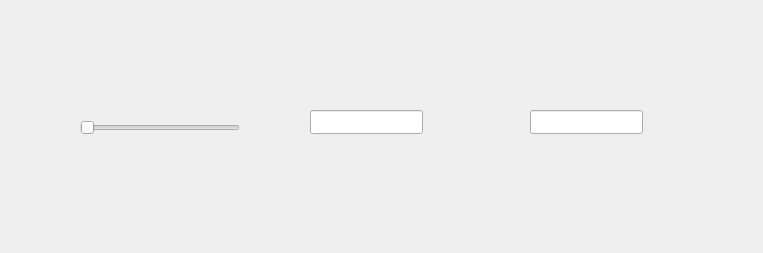
<?xml version="1.0" encoding="UTF-8"?>
<ui version="4.0">
 <class>Widget</class>
 <widget class="QWidget" name="Widget">
  <property name="geometry">
   <rect>
    <x>0</x>
    <y>0</y>
    <width>763</width>
    <height>253</height>
   </rect>
  </property>
  <property name="windowTitle">
   <string>Widget</string>
  </property>
  <widget class="QSlider" name="hSlider">
   <property name="geometry">
    <rect>
     <x>80</x>
     <y>120</y>
     <width>160</width>
     <height>16</height>
    </rect>
   </property>
   <property name="orientation">
    <enum>Qt::Horizontal</enum>
   </property>
  </widget>
  <widget class="QLineEdit" name="leText">
   <property name="geometry">
    <rect>
     <x>310</x>
     <y>110</y>
     <width>113</width>
     <height>24</height>
    </rect>
   </property>
  </widget>
  <widget class="QLineEdit" name="leTextCopy">
   <property name="geometry">
    <rect>
     <x>530</x>
     <y>110</y>
     <width>113</width>
     <height>24</height>
    </rect>
   </property>
  </widget>
 </widget>
 <resources/>
 <connections/>
</ui>
